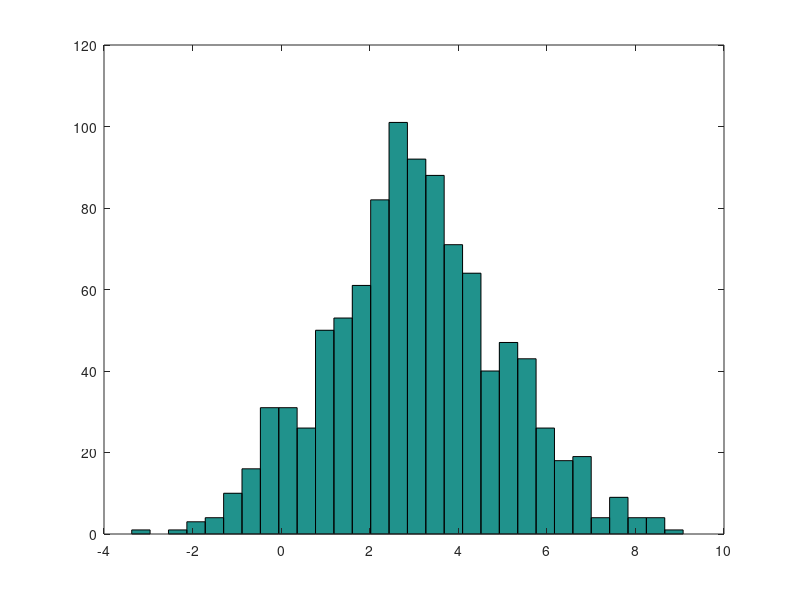
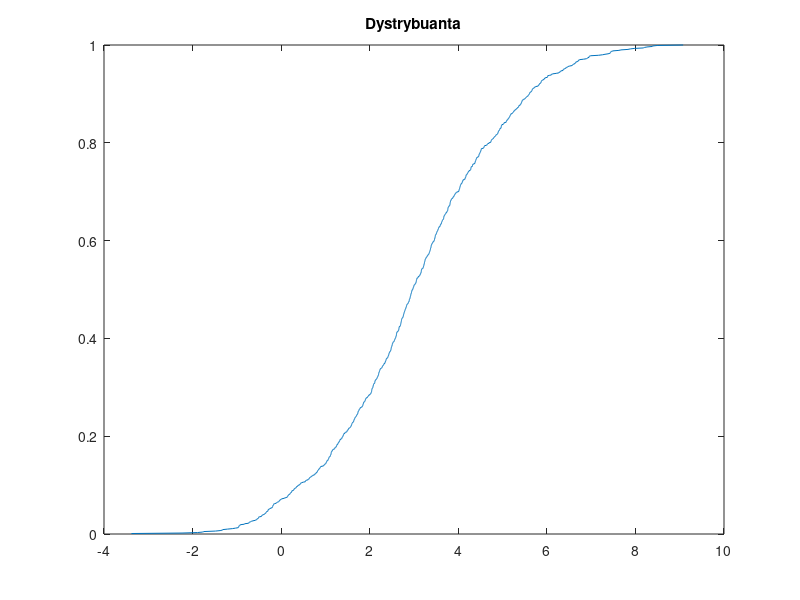

Recreate these plots in MATLAB, in order.
x = 3 + 2*randn(1000,1);
% N(3, 4) to średnia = 3 i wariancja = 4
% sqrt(4) = 2

figure
hist(x,30)

[f,xi] = ecdf(x);

figure
plot(xi,f)
title('Dystrybuanta')
